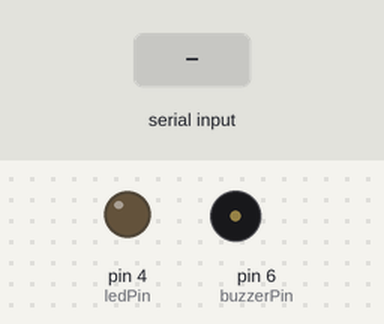
A sketch run on a simulated Arduino Uno, built with avr-gcc and run on an emulated ATmega328P. Shown: output pins drawn as LEDs (lit = HIGH), buzzer (waves = sounding). The inputs (shaded band) are chosen by the test bench.

Above: at 1.2 s.
1.3 s: "Y" received over Serial
Timing chart, 0 to 4.3 s (numbered marks = the images above; inputs shaded):
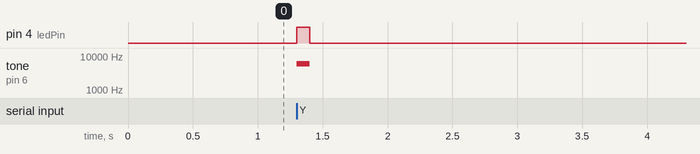

Measured:
- after the input at 1.3 s, pin 4 (ledPin): LOW → HIGH at once, → LOW 0.10 s later; tone on pin 6 (buzzerPin): silent → 6000 Hz at once, → silent 0.10 s later

The sketch:

monkey_detection.ino
```cpp
const int buzzerPin = 6;
const int ledPin = 4;

void setup() {
  pinMode(buzzerPin, OUTPUT);
  pinMode(ledPin, OUTPUT);
  Serial.begin(9600);
}

void loop() {
  if (Serial.available() > 0) {
    char receivedChar = Serial.read();

    if (receivedChar == 'Y' || receivedChar == 'y') {
      tone(buzzerPin, 6000);
      digitalWrite(ledPin, HIGH);
      delay(100);
      noTone(buzzerPin);
      digitalWrite(ledPin, LOW);
      delay(100);
    }
  }
}
```
